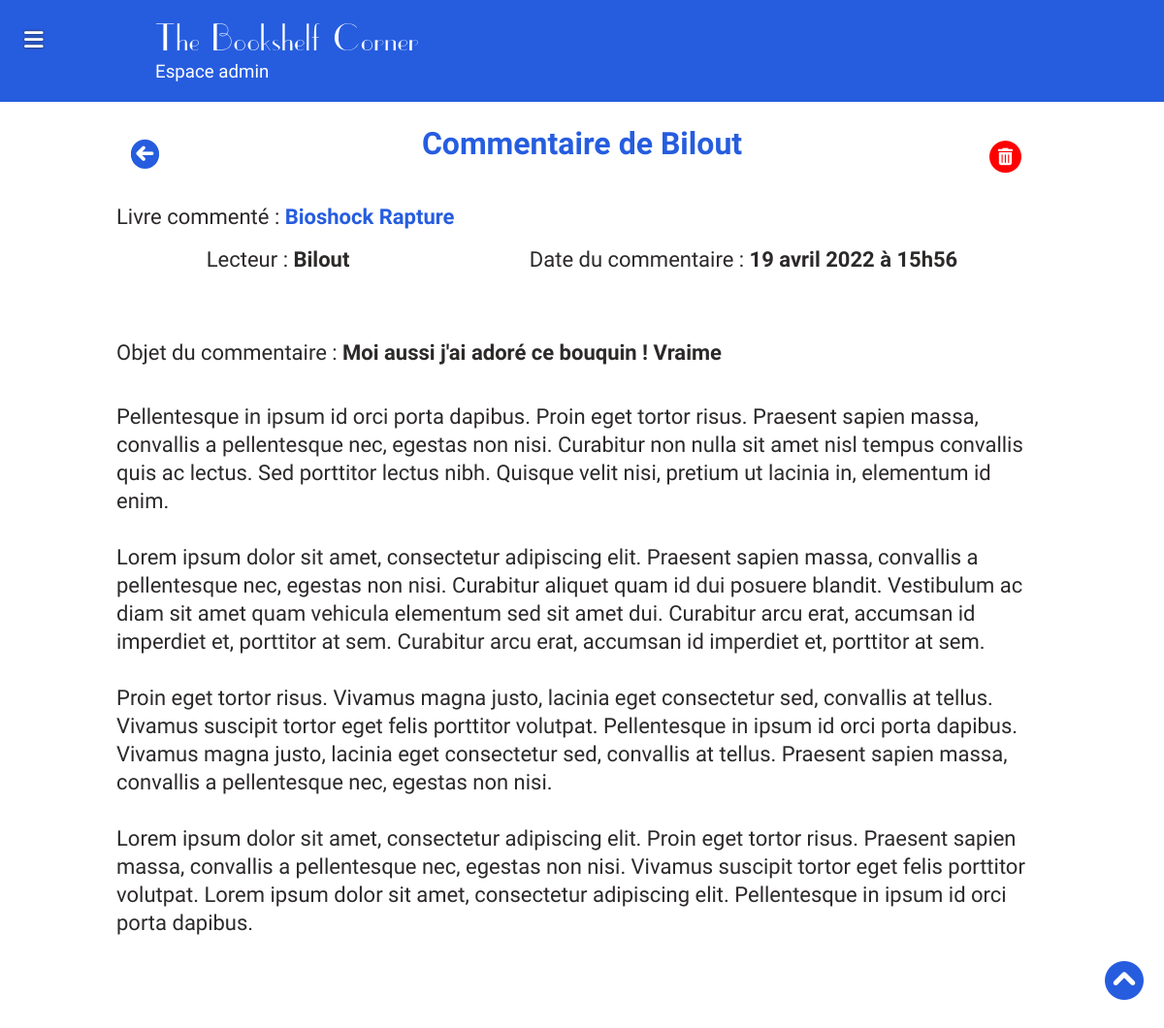
The app's page /indexAdmin.php?action=commentsView&id=11 (signed in), older data.
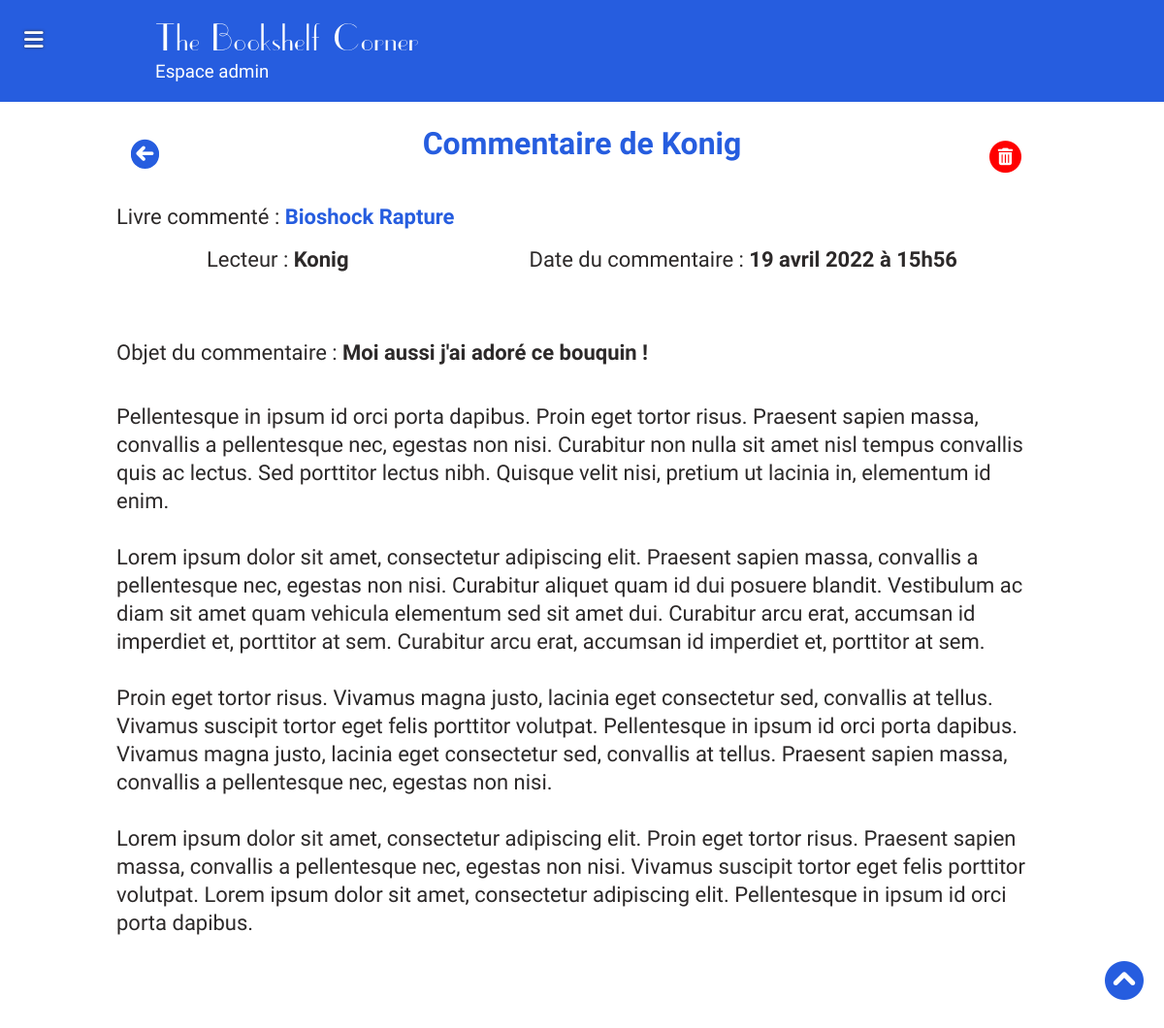
The same page, newer data.
### tables this page shows
CREATE TABLE IF NOT EXISTS `comments` (
  `ID` int(11) unsigned NOT NULL AUTO_INCREMENT,
  `user_id` int(11) unsigned NOT NULL,
  `book_id` int(11) unsigned NOT NULL,
  `created_at` timestamp NOT NULL DEFAULT CURRENT_TIMESTAMP,
  `title` varchar(255) NOT NULL,
  `content` varchar(10000) NOT NULL,
  PRIMARY KEY (`ID`),
  KEY `FK_comments_books` (`book_id`),
  KEY `FK_comments_users` (`user_id`),
  CONSTRAINT `FK_comments_books` FOREIGN KEY (`book_id`) REFERENCES `books` (`ID`),
  CONSTRAINT `FK_comments_users` FOREIGN KEY (`user_id`) REFERENCES `users` (`ID`)
);

CREATE TABLE IF NOT EXISTS `users` (
  `ID` int(11) unsigned NOT NULL AUTO_INCREMENT,
  `pseudo` varchar(255) NOT NULL,
  `mail` varchar(255) NOT NULL,
  `mdp` varchar(255) NOT NULL,
  `picture` varchar(255) NOT NULL DEFAULT 'no-avatar.png',
  `role` int(1) NOT NULL DEFAULT '0',
  PRIMARY KEY (`ID`)
);

CREATE TABLE IF NOT EXISTS `books` (
  `ID` int(11) unsigned NOT NULL AUTO_INCREMENT,
  `title` varchar(255) NOT NULL,
  `created_at` timestamp NOT NULL DEFAULT CURRENT_TIMESTAMP,
  `author` varchar(255) NOT NULL,
  `notation` int(1) NOT NULL,
  `catchphrase` mediumtext NOT NULL,
  `id_genre` int(255) NOT NULL,
  `content` mediumtext NOT NULL,
  `edition` varchar(255) NOT NULL,
  `linkEdition` varchar(500) NOT NULL,
  `picture` varchar(255) NOT NULL DEFAULT 'undefined',
  `location` varchar(255) NOT NULL,
  `year_publication` varchar(255) NOT NULL,
  `slider` varchar(50) NOT NULL DEFAULT '0',
  PRIMARY KEY (`ID`),
  KEY `FK_books_genres` (`id_genre`),
  CONSTRAINT `FK_books_genres` FOREIGN KEY (`id_genre`) REFERENCES `genres` (`id`)
);

### App/Controllers/CommentController.php (called while the page is built, shortened)
<?php
class CommentController extends Controller{
    function viewComment($id){
        $comments = new \Projet\Models\CommentModel();
        $comm = $comments->singleComment($id);
        $data = $comm->fetch();
        return $this->validAccess("comment-view", $data);
    }
}

### App/Models/CommentModel.php (called while the page is built, shortened)
<?php
class CommentModel extends Manager{
    public function singleComment($id){
        $bdd = $this->dbConnect();
        $req = $bdd->prepare(
            'SELECT comments.id, DATE_FORMAT(comments.created_at, "%d %M %Y à %kh%i") AS created_at, comments.title AS commentTitle, comments.content AS commentContent, users.pseudo, users.picture, users.mail, books.title AS bookTitle
            FROM comments
            INNER JOIN books ON book_id = books.id
            INNER JOIN users ON user_id = users.id
            WHERE comments.id = ?');
        $req->execute(array($id));
        return $req;
    }
}

### App/Views/admin/comment-view.php (the view, shortened to what this page needs)
<?php $currentPageTitle = "Commentaire de " . $datas['pseudo'];
 include_once('./App/Views/admin/layouts/header.php');?>
<section id="one-comment" class="container-lg">
    <div class="retour"><a href="indexAdmin.php?action=comments" title="Retour"><i class="fas fa-arrow-circle-left"></i></a></div>
    <div id="btn-delete" class="delete"><a href="indexAdmin.php?action=commentsDelete&id=<?= $datas['id'];?>" title="Supprimer ce comment" class="fa-stack"><i class="fa-solid fa-circle fa-stack-2x"></i><i class="fa-solid fa-trash-can fa-stack-1x"></i></a></div>
    <article>
        <h1 class="text-center">Commentaire de <?= $datas['pseudo']; ?></h1>
        <p>Livre commenté : <span class="bold dashboard"><?= $datas['bookTitle']; ?></span></p>
        <div class="msg-info flex-md justify-around">
            <p>Lecteur : <span class="bold"><?= $datas['pseudo']; ?></span></p>
            <p>Date du commentaire : <span class="bold"><?= $datas['created_at']; ?></span></p>
        </div>
        <div class="msg-content">
            <p>Objet du commentaire : <span class="bold"><?= $datas['commentTitle']; ?></span></p>
            <p><?= $datas['commentContent']; ?></p>
        </div>
    </article>
</section>
<?php include_once('./App/Views/admin/layouts/footer.php');?>

Row changes from the older to the newer data that the page shows:
changed comments "Bioshock Rapture": user.pseudo "Bilout" → "Konig"; title "Moi aussi j'ai adoré ce bouquin ! Vraime" → "Moi aussi j'ai adoré ce bouquin !"
